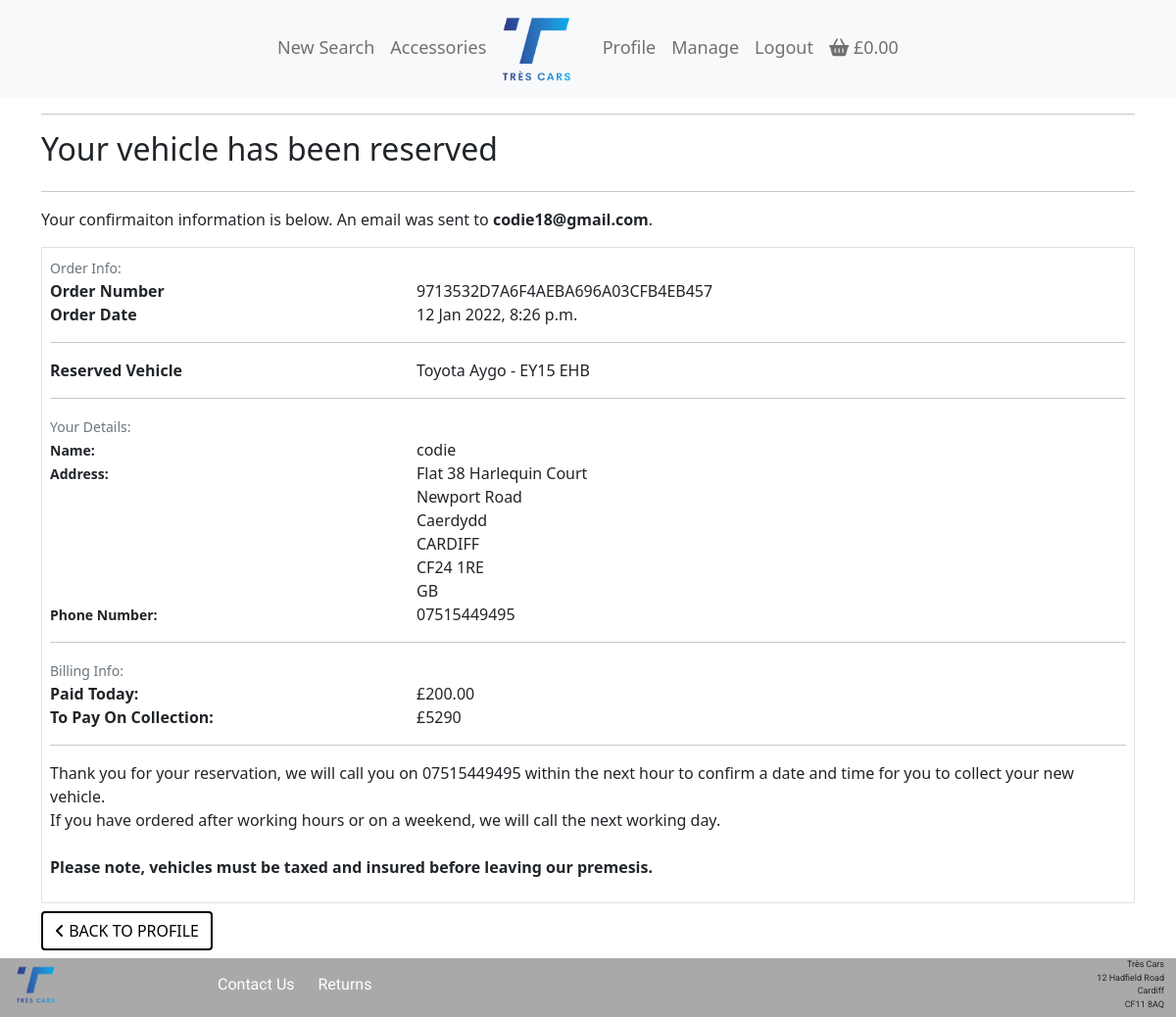
Before: /profile/order_detail/9713532D7A6F4AEBA696A03CFB4EB457 (signed in) with the older database file.
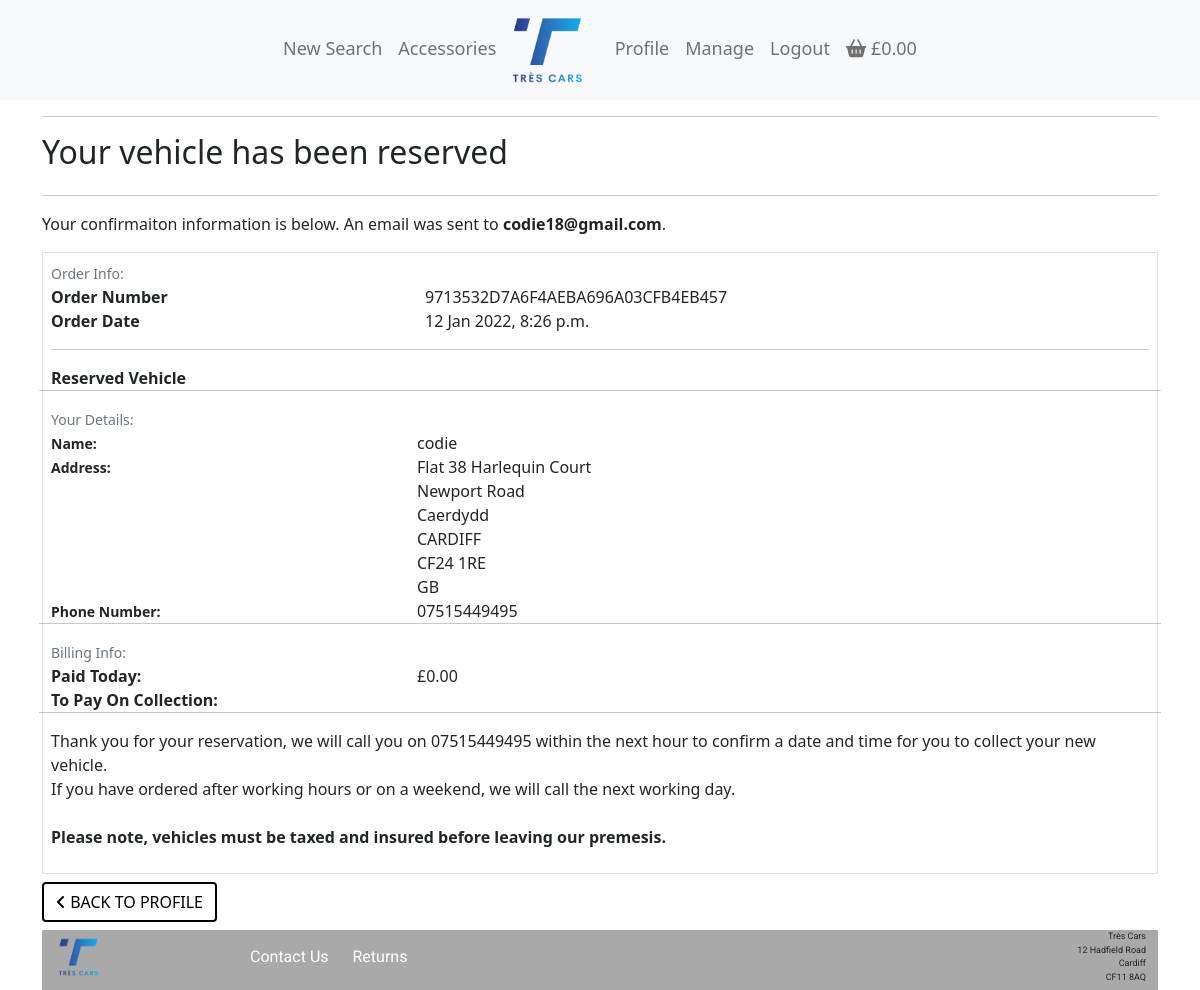
After: the same page with the newer database file.
### checkout/models.py (models this page shows, shortened)
class OrderLineItem(models.Model):
    order = models.ForeignKey(Order, null=False, blank=False, on_delete=models.CASCADE, related_name='lineitems')
    vehicle = models.ForeignKey(Vehicle, null=False, blank=False, on_delete=models.CASCADE)
    lineitem_total = models.DecimalField(max_digits=6, decimal_places=0, null=False, blank=False, editable=False)

class Order(models.Model):
    order_number = models.CharField(max_length=32, null=False, editable=False)
    order_type = models.CharField(max_length=15, null=False, blank=False, default='vehicle')
    user_profile = models.ForeignKey(UserProfile, on_delete=models.SET_NULL,
                                     null=True, blank=True, related_name='orders')
    full_name = models.CharField(max_length=50, null=False, blank=False)
    email = models.EmailField(max_length=254, null=False, blank=False)
    phone_number = models.CharField(max_length=20, null=False, blank=False)
    postcode = models.CharField(max_length=20, null=True, blank=True)
    town_or_city = models.CharField(max_length=40, null=False, blank=False)
    street_address1 = models.CharField(max_length=80, null=False, blank=False)
    street_address2 = models.CharField(max_length=80, null=True, blank=True)
    county = models.CharField(max_length=80, null=True, blank=True)
    country = CountryField(blank_label='Country *', null=False, blank=False)
    date = models.DateTimeField(auto_now_add=True)
    delivery_cost = models.DecimalField(max_digits=6, decimal_places=2, null=False, default=0)
    order_total = models.DecimalField(max_digits=10, decimal_places=2, null=False, default=0)
    grand_total = models.DecimalField(max_digits=10, decimal_places=2, null=False, default=0)
    original_bag = models.TextField(null=False, blank=False, default='')
    stripe_pid = models.CharField(max_length=254, null=False, blank=False, default='')

### vehicles/models.py (models this page shows, shortened)
class Vehicle(models.Model):
    sku = models.CharField(max_length=9, null=False, blank=False)
    name = models.CharField(max_length=254, null=False, blank=False)
    registration = models.CharField(max_length=254, null=False, blank=False)
    make = models.CharField(max_length=50, null=False, blank=False)
    model = models.CharField(max_length=50, null=False, blank=False)
    trim = models.CharField(max_length=50, null=False, blank=False)
    colour = models.CharField(
        max_length=50, null=False, blank=False, choices=colour_choices)
    fuel = models.CharField(
        max_length=20, null=False, blank=False, choices=fuel_choices)
    engine_size = models.DecimalField(
        max_digits=2, decimal_places=1, null=False, blank=False)
    body_type = models.CharField(
        max_length=15, null=False, blank=False, choices=body_type_choices)
    gearbox = models.CharField(
        max_length=15, null=False, blank=False, choices=gearbox_choices)
    drivetrain = models.CharField(
        max_length=10, null=False, blank=False, choices=drivetrain_choices)
    seats = models.IntegerField(null=False, blank=False)
    description = models.TextField()
    price = models.IntegerField(null=False, blank=False, default=200)
    full_price = models.IntegerField(null=False, blank=False)
    mileage = models.IntegerField(null=False, blank=False)
    model_year = models.IntegerField(null=False, blank=False)
    doors = models.IntegerField(null=False, blank=False)
    type = models.CharField(
        max_length=9, null=False, blank=False, default='vehicle')
    available = models.CharField(
        max_length=9, null=False, blank=False, default="yes", choices=available_choices)

### profiles/views.py (the view)
# urls.py: path('order_detail/<order_number>', views.order_detail, name='order_detail'),
@login_required
def order_detail(request, order_number):
    user_profile = get_object_or_404(UserProfile, user=request.user)
    order = get_object_or_404(Order, order_number=order_number)
    messages.info(request, (
        f'This is a past order: {order_number}.'
        ))
    template = 'checkout/checkout_success.html'
    context = {
        'order': order,
        'from_profile': True,
    }
    return render(request, template, context)

### bag/contexts.py (called while the page is built, shortened)
def vehicle_bag_contents(request):
    vehicle_bag_items = []
    total = 0
    item_count = 0
    vehicle_bag = request.session.get('vehicle_bag', {})
    delivery = 0
    grand_total = delivery + total
    context = {
        'vehicle_bag_items': vehicle_bag_items,
        'vehicle_total': total,
        'vehicle_item_count': item_count,
        'vehicle_grand_total': grand_total,
    }
    return context

### checkout/templates/checkout/checkout_success.html (shortened to what the changed rows need)
{% extends "base.html" %}
{% load static %}
{% load mathfilters %}
{% block extra_css %}
    <link rel="stylesheet" href="{% static 'checkout/css/checkout.css' %}">
{% endblock %}
{% block content %}
    <div class="container">
        <div class="row">
            <div class="col">
                <h2 class="logo-font mb-4">
                    {% if order.order_type == 'vehicle' %}Your vehicle has been reserved{% elif order.order_type == 'accessories' %}Your order has been placed{% endif %}
                </h2>
                <p class="text-black">Your confirmaiton information is below. An email {% if from_profile %}was{% else %}will be{% endif %} sent to <strong>{{ order.email }}</strong>.</p>
            </div>
        </div>
        <div class="row">
            <div class="col-12">
                <div class="order-confirmation-wrapper p-2 border">
                    <div class="row">
                        <div class="col-12 col-md-8 text-md-right">
                            <p class="mb-0">{{ order.order_number }}</p>
                        </div>
                    </div>
                    <div class="row">
                        <div class="col-12 col-md-8 text-md-right">
                            <p class="mb-0">{{ order.date }}</p>
                        </div>
                    </div>
                    <div class="row">
                    {% for item in order.lineitems.all %}
                        {% if item.vehicle %}
                            <div class="col-12 col-md-8 text-md-right">
                                <p class="mb-0">
                                    {{ item.vehicle.make | capfirst }} {{ item.vehicle.model | capfirst }} - {{ item.vehicle.registration | upper }}
                                </p>
                            </div>
                        </div>
                        {% endif %}
                    {% endfor %}
                    <div class="row">
                        <div class="col-12 col-md-8 text-md-right">
                            <p class="mb-0">{{ order.full_name }}</p>
                        </div>
                    </div>
                    <div class="row">
                        <div class="col-12 col-md-8 text-md-right">
                            <p class="mb-0">{{ order.street_address1 }}</p>
                            {% if order.street_address2 %}
                                <p class="mb-0">{{ order.street_address2 }}</p>
                            {% endif %}
                            {% if order.county %}
                                <p class="mb-0">{{ order.county }}</p>
                            {% endif %}
                                <p class="mb-0">{{ order.town_or_city }}</p>
                            {% if order.postcode %}
                                <p class="mb-0">{{ order.postcode }}</p>
                            {% endif %}
                            <p class="mb-0">{{ order.country }}</p>
                        </div>
                    </div>
                    <div class="row">
                        <div class="col-12 col-md-8 text-md-right">
                            <p class="mb-0">{{ order.phone_number }}</p>
                        </div>
                    </div>
                    <div class="row">
                        <div class="col-12 col-sm-8 text-md-right">
                            <p class="mb-0">£{{ order.order_total }}</p>
                        </div>
                    </div>
                    <div class="row">
                        {% for item in order.lineitems.all %}
                            <div class="col-8 text-sm-right">
                                <p class="mb-0">£{{ item.vehicle.full_price | sub:item.vehicle.price }}</p>
                            </div>
                        {% endfor %}
                    </div>
                    <div class="row">
                        <div class="col-12">
                            {% if order.order_type == 'vehicle' %}
                                <p class="mb-0 text-small">
                                    Thank you for your reservation, we will call you on {{ order.phone_number }} within the next hour to confirm a date and time for you to collect your new vehicle.
                                <br>
                                If you have ordered after working hours or on a weekend, we will call the next working day.
                                </p>
                                <br>
                                <p class="bold">Please note, vehicles must be taxed and insured before leaving our premesis.</p>
                            {% elif order.order_type == 'accessories' %}
                                <p class="mb-0 text-small">Thank you for your order. We will ship your package the same day if placed before 12:00 or the next working day.</p>
                            {% endif %}
                        </div>
                    </div>
                </div>
            </div>
        </div>
    </div>
{% endblock %}

Changed rows visible on the page:
removed OrderLineItem: vehicle.make "Toyota", vehicle.model "Aygo", vehicle.registration "EY15 EHB", vehicle.full_price|sub "5290"
changed Order "codie18@gmail.com": order_total "200.00" → "0.00"
